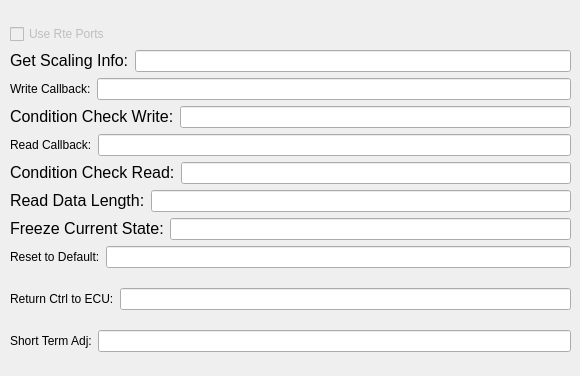
      <widget class="QWidget" name="tab_18">
       <attribute name="title">
        <string>Callbacks</string>
       </attribute>
       <widget class="QWidget" name="layoutWidget">
        <property name="geometry">
         <rect>
          <x>10</x>
          <y>10</y>
          <width>561</width>
          <height>357</height>
         </rect>
        </property>
        <layout class="QVBoxLayout" name="verticalLayout_16">
         <item>
          <layout class="QVBoxLayout" name="verticalLayout_15">
           <item>
            <widget class="QCheckBox" name="cbxUsePort">
             <property name="enabled">
              <bool>false</bool>
             </property>
             <property name="text">
              <string>Use Rte Ports</string>
             </property>
            </widget>
           </item>
           <item>
            <layout class="QHBoxLayout" name="horizontalLayout_26">
             <item>
              <widget class="QLabel" name="label_19">
               <property name="text">
                <string>&lt;!DOCTYPE HTML PUBLIC &quot;-//W3C//DTD HTML 4.0//EN&quot; &quot;http://www.w3.org/TR/REC-html40/strict.dtd&quot;&gt;
&lt;html&gt;&lt;head&gt;&lt;meta name=&quot;qrichtext&quot; content=&quot;1&quot; /&gt;&lt;style type=&quot;text/css&quot;&gt;
p, li { white-space: pre-wrap; }
&lt;/style&gt;&lt;/head&gt;&lt;body style=&quot; font-family:'Consolas'; font-size:12pt; font-weight:400; font-style:normal;&quot;&gt;
&lt;p style=&quot; margin-top:0px; margin-bottom:0px; margin-left:0px; margin-right:0px; -qt-block-indent:0; text-indent:0px;&quot;&gt;Get Scaling Info:&lt;/p&gt;&lt;/body&gt;&lt;/html&gt;</string>
               </property>
              </widget>
             </item>
             <item>
              <widget class="QLineEdit" name="leDspDidGetScalingInfoFnc">
               <property name="enabled">
                <bool>true</bool>
               </property>
              </widget>
             </item>
            </layout>
           </item>
           <item>
            <layout class="QHBoxLayout" name="horizontalLayout_21">
             <item>
              <widget class="QLabel" name="label_20">
               <property name="text">
                <string>Write Callback:</string>
               </property>
              </widget>
             </item>
             <item>
              <widget class="QLineEdit" name="leDspDidWriteDataFnc">
               <property name="enabled">
                <bool>true</bool>
               </property>
              </widget>
             </item>
            </layout>
           </item>
           <item>
            <layout class="QHBoxLayout" name="horizontalLayout_28">
             <item>
              <widget class="QLabel" name="label_22">
               <property name="text">
                <string>&lt;!DOCTYPE HTML PUBLIC &quot;-//W3C//DTD HTML 4.0//EN&quot; &quot;http://www.w3.org/TR/REC-html40/strict.dtd&quot;&gt;
&lt;html&gt;&lt;head&gt;&lt;meta name=&quot;qrichtext&quot; content=&quot;1&quot; /&gt;&lt;style type=&quot;text/css&quot;&gt;
p, li { white-space: pre-wrap; }
&lt;/style&gt;&lt;/head&gt;&lt;body style=&quot; font-family:'Consolas'; font-size:12pt; font-weight:400; font-style:normal;&quot;&gt;
&lt;p style=&quot; margin-top:0px; margin-bottom:0px; margin-left:0px; margin-right:0px; -qt-block-indent:0; text-indent:0px;&quot;&gt;Condition Check Write:&lt;/p&gt;&lt;/body&gt;&lt;/html&gt;</string>
               </property>
              </widget>
             </item>
             <item>
              <widget class="QLineEdit" name="leDspDidConditionCheckWriteFnc">
               <property name="enabled">
                <bool>true</bool>
               </property>
              </widget>
             </item>
            </layout>
           </item>
           <item>
            <layout class="QHBoxLayout" name="horizontalLayout_27">
             <item>
              <widget class="QLabel" name="label_21">
               <property name="text">
                <string>Read Callback:</string>
               </property>
              </widget>
             </item>
             <item>
              <widget class="QLineEdit" name="leDspDidReadDataFnc">
               <property name="enabled">
                <bool>true</bool>
               </property>
              </widget>
             </item>
            </layout>
           </item>
           <item>
            <layout class="QHBoxLayout" name="horizontalLayout_29">
             <item>
              <widget class="QLabel" name="label_23">
               <property name="text">
                <string>&lt;!DOCTYPE HTML PUBLIC &quot;-//W3C//DTD HTML 4.0//EN&quot; &quot;http://www.w3.org/TR/REC-html40/strict.dtd&quot;&gt;
&lt;html&gt;&lt;head&gt;&lt;meta name=&quot;qrichtext&quot; content=&quot;1&quot; /&gt;&lt;style type=&quot;text/css&quot;&gt;
p, li { white-space: pre-wrap; }
&lt;/style&gt;&lt;/head&gt;&lt;body style=&quot; font-family:'Consolas'; font-size:12pt; font-weight:400; font-style:normal;&quot;&gt;
&lt;p style=&quot; margin-top:0px; margin-bottom:0px; margin-left:0px; margin-right:0px; -qt-block-indent:0; text-indent:0px;&quot;&gt;Condition Check Read:&lt;/p&gt;&lt;/body&gt;&lt;/html&gt;</string>
               </property>
              </widget>
             </item>
             <item>
              <widget class="QLineEdit" name="leDspDidConditionCheckReadFnc">
               <property name="enabled">
                <bool>true</bool>
               </property>
              </widget>
             </item>
            </layout>
           </item>
           <item>
            <layout class="QHBoxLayout" name="horizontalLayout_30">
             <item>
              <widget class="QLabel" name="label_24">
               <property name="text">
                <string>&lt;!DOCTYPE HTML PUBLIC &quot;-//W3C//DTD HTML 4.0//EN&quot; &quot;http://www.w3.org/TR/REC-html40/strict.dtd&quot;&gt;
&lt;html&gt;&lt;head&gt;&lt;meta name=&quot;qrichtext&quot; content=&quot;1&quot; /&gt;&lt;style type=&quot;text/css&quot;&gt;
p, li { white-space: pre-wrap; }
&lt;/style&gt;&lt;/head&gt;&lt;body style=&quot; font-family:'Consolas'; font-size:12pt; font-weight:400; font-style:normal;&quot;&gt;
&lt;p style=&quot; margin-top:0px; margin-bottom:0px; margin-left:0px; margin-right:0px; -qt-block-indent:0; text-indent:0px;&quot;&gt;Read Data Length:&lt;/p&gt;&lt;/body&gt;&lt;/html&gt;</string>
               </property>
              </widget>
             </item>
             <item>
              <widget class="QLineEdit" name="leDspDidReadDataLengthFnc">
               <property name="enabled">
                <bool>true</bool>
               </property>
              </widget>
             </item>
            </layout>
           </item>
           <item>
            <layout class="QHBoxLayout" name="horizontalLayout_31">
             <item>
              <widget class="QLabel" name="label_25">
               <property name="text">
                <string>&lt;!DOCTYPE HTML PUBLIC &quot;-//W3C//DTD HTML 4.0//EN&quot; &quot;http://www.w3.org/TR/REC-html40/strict.dtd&quot;&gt;
&lt;html&gt;&lt;head&gt;&lt;meta name=&quot;qrichtext&quot; content=&quot;1&quot; /&gt;&lt;style type=&quot;text/css&quot;&gt;
p, li { white-space: pre-wrap; }
&lt;/style&gt;&lt;/head&gt;&lt;body style=&quot; font-family:'Consolas'; font-size:12pt; font-weight:400; font-style:normal;&quot;&gt;
&lt;p style=&quot; margin-top:0px; margin-bottom:0px; margin-left:0px; margin-right:0px; -qt-block-indent:0; text-indent:0px;&quot;&gt;Freeze Current State:&lt;/p&gt;&lt;/body&gt;&lt;/html&gt;</string>
               </property>
              </widget>
             </item>
             <item>
              <widget class="QLineEdit" name="leDspDidFreezeCurrentStateFnc">
               <property name="enabled">
                <bool>true</bool>
               </property>
              </widget>
             </item>
            </layout>
           </item>
           <item>
            <layout class="QHBoxLayout" name="horizontalLayout_32">
             <item>
              <widget class="QLabel" name="label_26">
               <property name="text">
                <string>Reset to Default:</string>
               </property>
              </widget>
             </item>
             <item>
              <widget class="QLineEdit" name="leDspDidResetToDefaultFnc">
               <property name="enabled">
                <bool>true</bool>
               </property>
              </widget>
             </item>
            </layout>
           </item>
          </layout>
         </item>
         <item>
          <layout class="QHBoxLayout" name="horizontalLayout_33">
           <item>
            <widget class="QLabel" name="label_27">
             <property name="text">
              <string>Return Ctrl to ECU:</string>
             </property>
            </widget>
           </item>
           <item>
            <widget class="QLineEdit" name="leDspDidReturnControlToEcuFnc">
             <property name="enabled">
              <bool>true</bool>
             </property>
            </widget>
           </item>
          </layout>
         </item>
         <item>
          <layout class="QHBoxLayout" name="horizontalLayout_34">
           <item>
            <widget class="QLabel" name="label_28">
             <property name="text">
              <string>Short Term Adj:</string>
             </property>
            </widget>
           </item>
           <item>
            <widget class="QLineEdit" name="leDspDidShortTermAdjustmentFnc">
             <property name="enabled">
              <bool>true</bool>
             </property>
            </widget>
           </item>
          </layout>
         </item>
        </layout>
       </widget>
      </widget>
